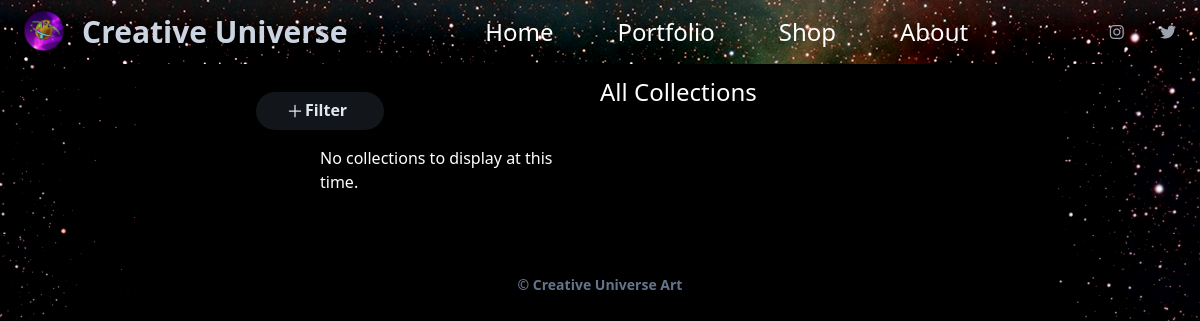
/portfolio/collections/, run on an earlier commit of the app's database.
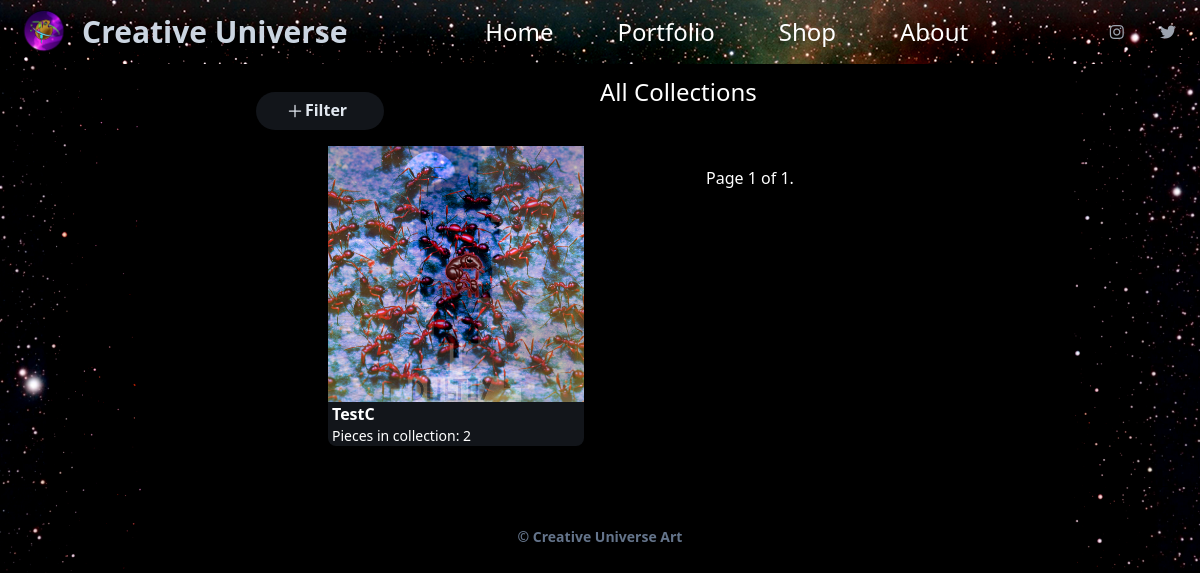
And on a later commit of the database.
### artpage/models.py (models this page shows, shortened)
class Collection(models.Model):
    name= models.CharField(max_length=50)
    description= models.CharField(max_length=500)
    image= models.ImageField(blank=True, upload_to='collections/')
    last_updated= models.DateTimeField(auto_now=True)
    objects = models.Manager()
    all_collections = CollectionManager()

### artpage/views.py (the view)
# urls.py: path('collections/', views.AllCollectionView.as_view(), name='all_collections'),
class AllCollectionView(ListView):
    model = Collection
    def get(self, request):
        art_type = ArtType.objects.all()
        collections= Collection.all_collections.order_by('-last_updated')
        paginator = Paginator(collections, 9)
        page_number = request.GET.get('page')
        page_obj = paginator.get_page(page_number)
        template = 'all_collections.html'
        context = {
            'collections' : collections,
            'art_type' : art_type,
            'page_obj' : page_obj,
        }
        return render(request, template, context)

### artpage/models.py (called while the page is built)
    def get_queryset(self):
        return super().get_queryset().exclude(name='No Collection')

    def __str__(self):
        return self.name

### artpage/templates/all_collections.html (shortened to what this page needs)
{% extends 'index.html' %}
{% if collections.count < 3 %}
    {% block background_option %}
    bg-cover
    {% endblock %}
{% endif %}
{% block content %}
<div class="flex flex-row justify-between px-8">
    <span class="basis-1/4 pt-5"><p>{% include 'category_select.html' %}</span>
    <span class="basis-1/4"><h1 class="text-xl md:text-2xl my-3">All Collections</h1></span>
</div>
<div class="grid lg:grid-cols-2 xl:grid-cols-3 gap-10 px-2 py-2 mx-auto w-3/4 xl:w-3/4 mb-4">
    {% if collections %}
    {% for collect in collections %}
    <div class="bg-slate-600 overflow-hidden md:w-64 w-64 mx-2 bg-opacity-25 rounded-b-lg">
        <a href="{% url 'collection_detail' collect.id %}" ><img src="{{ collect.image.url }}" class="h-64 md:h-64 w-full object-cover"alt=""></a>
        <a href="{% url 'collection_detail' collect.id %}" ><h2 class="font-bold bold_underline pl-1">{{ collect.name }}</h2></a>
        <h2 class="font-medium text-sm pl-1">Pieces in collection: {{ collect.artpiece_set.count }}</h2>
    </div>
    {% endfor %}
    {% include "paginator.html" %}
    {% else %}
    <p>No collections to display at this time.</p>
    {% endif %}
</div>
{% endblock %}

What changed in the data, as far as the page shows it:
added Collection: image (picture), name "TestC", artpiece_set.count "2"
Also different on the page:
{{ page_obj.number }}: (not shown) → "1"
{{ page_obj.paginator.num_pages }}: (not shown) → "1"
text no longer shown: "No collections to display at this time."
text now shown: "Page of ."
